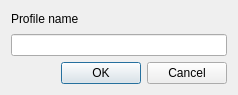
<?xml version="1.0" encoding="UTF-8"?>
<ui version="4.0">
 <class>NewScriptProfileForm</class>
 <widget class="QDialog" name="NewScriptProfileForm">
  <property name="windowModality">
   <enum>Qt::ApplicationModal</enum>
  </property>
  <property name="geometry">
   <rect>
    <x>0</x>
    <y>0</y>
    <width>238</width>
    <height>95</height>
   </rect>
  </property>
  <property name="windowTitle">
   <string>New script profile</string>
  </property>
  <layout class="QVBoxLayout" name="verticalLayout">
   <item>
    <widget class="QLabel" name="label">
     <property name="sizePolicy">
      <sizepolicy hsizetype="Minimum" vsizetype="Minimum">
       <horstretch>0</horstretch>
       <verstretch>0</verstretch>
      </sizepolicy>
     </property>
     <property name="text">
      <string>&lt;html&gt;&lt;head/&gt;&lt;body&gt;&lt;p&gt;Profile name&lt;/p&gt;&lt;/body&gt;&lt;/html&gt;</string>
     </property>
    </widget>
   </item>
   <item>
    <widget class="QLineEdit" name="profileNameLineEdit"/>
   </item>
   <item>
    <widget class="QDialogButtonBox" name="buttonBox">
     <property name="orientation">
      <enum>Qt::Horizontal</enum>
     </property>
     <property name="standardButtons">
      <set>QDialogButtonBox::Cancel|QDialogButtonBox::Ok</set>
     </property>
    </widget>
   </item>
  </layout>
 </widget>
 <resources/>
 <connections>
  <connection>
   <sender>buttonBox</sender>
   <signal>accepted()</signal>
   <receiver>NewScriptProfileForm</receiver>
   <slot>accept()</slot>
   <hints>
    <hint type="sourcelabel">
     <x>248</x>
     <y>254</y>
    </hint>
    <hint type="destinationlabel">
     <x>157</x>
     <y>274</y>
    </hint>
   </hints>
  </connection>
  <connection>
   <sender>buttonBox</sender>
   <signal>rejected()</signal>
   <receiver>NewScriptProfileForm</receiver>
   <slot>reject()</slot>
   <hints>
    <hint type="sourcelabel">
     <x>316</x>
     <y>260</y>
    </hint>
    <hint type="destinationlabel">
     <x>286</x>
     <y>274</y>
    </hint>
   </hints>
  </connection>
 </connections>
</ui>
